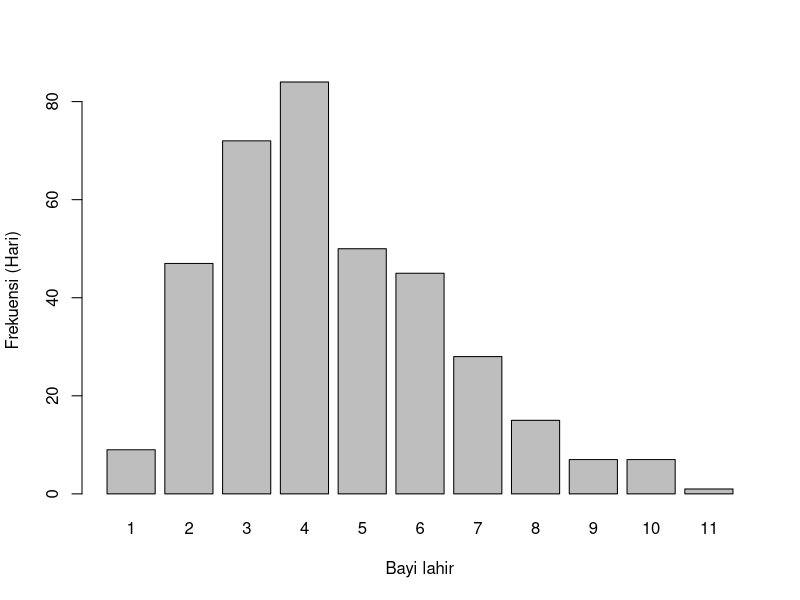
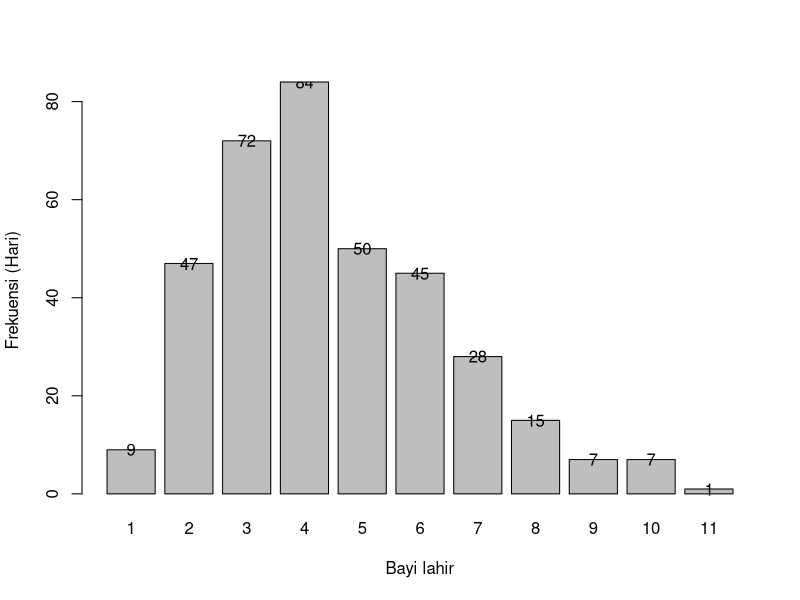

These figures' R source, in order:
# 3a
dpois(x=6, lambda = 4.5)

# 3b
# seed = 1
set.seed(1)
x <- rpois(n=365, lambda=4.5)
data.frame(table(x))
data = data.frame(table(x))
barplot(height=data$Freq, names.arg=data$x, xlab="Bayi lahir", ylab="Frekuensi (Hari)")
bp <- barplot(height=data$Freq, names.arg=data$x, xlab="Bayi lahir", ylab="Frekuensi (Hari)")
text(bp, data$Freq, labels=data$Freq)

# 3c
mean(x == 6)
# Hasil pada poin a adalah eksak/tetap (p = 0.1281201), sedangkan pada poin b dapat 
# dilihat di histogram, dari simulasi random generation 365 hari (seed = 1), 
# frekuensi bayi lahir berjumlah 6 adalah 45 hari, dengan peluang 45/365 = 0.1232877
# Dapat disimpulkan bahwa peluang dari simulasi mendekati nilai eksak, tidak ada 
# perbedaan jauh

# 3d
lambda = 4.5
rataan = lambda
print(paste("Rataan : ", rataan))
varian = lambda
print(paste("Varian : ", varian))
